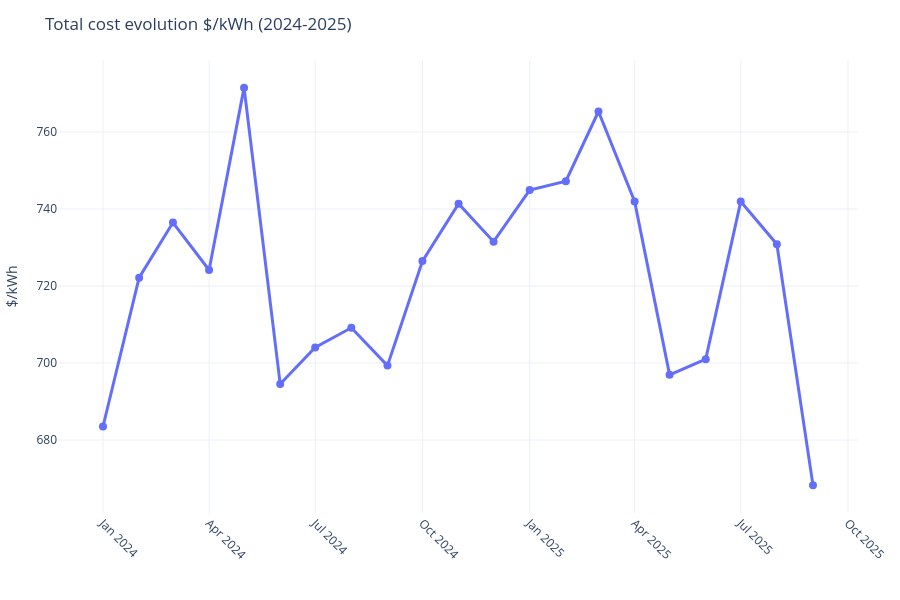

The notebook cell saved with this chart:
### Code cell
# Data
data = df.groupby(['date'])['total_c_kWh'].mean().reset_index()

# JEKYLL_INCLUDE: plotly-q5-overall-evolution.html
# Plotly interactive version
fig1 = px.line(
    data,
    x='date',
    y='total_c_kWh',
    markers=True,
    title='Total cost evolution $/kWh (2024-2025)',
    labels={'total_c_kWh': '$/kWh', 'date': ''},
    hover_data={'total_c_kWh': ':.2f'}
)

fig1.update_layout(
    xaxis_tickangle=45,
    template='plotly_white',
    height=600,
    hovermode='x unified',
    legend_title_text='',
    margin=dict(l=40, r=40, t=60, b=60)
)

fig1.update_traces(line=dict(width=3), marker=dict(size=8))

# Export for Jekyll
fig1.write_html(
    "../_includes/posts/electricity-rates/plotly-q5-overall-evolution.html",
    full_html=False,
    include_plotlyjs="cdn"
)

fig1.show()   # ← previews interactively in the notebook

### Figure 1 — Plotly figure (JSON) as saved in the notebook; plotly's stock layout.template omitted (floating-point values rounded to 4 significant figures)
{"data": [{"hovertemplate": "=%{x}<br>$/kWh=%{y:.2f}<extra></extra>", "legendgroup": "", "line": {"color": "#636efa", "dash": "solid", "width": 3}, "marker": {"size": 8, "symbol": "circle"}, "mode": "lines+markers", "name": "", "orientation": "v", "showlegend": false, "type": "scatter", "x": ["2024-01-01T00:00:00.000000", "2024-02-01T00:00:00.000000", "2024-03-01T00:00:00.000000", "2024-04-01T00:00:00.000000", "2024-05-01T00:00:00.000000", "2024-06-01T00:00:00.000000", "2024-07-01T00:00:00.000000", "2024-08-01T00:00:00.000000", "2024-09-01T00:00:00.000000", "2024-10-01T00:00:00.000000", "2024-11-01T00:00:00.000000", "2024-12-01T00:00:00.000000", "2025-01-01T00:00:00.000000", "2025-02-01T00:00:00.000000", "2025-03-01T00:00:00.000000", "2025-04-01T00:00:00.000000", "2025-05-01T00:00:00.000000", "2025-06-01T00:00:00.000000", "2025-07-01T00:00:00.000000", "2025-08-01T00:00:00.000000", "2025-09-01T00:00:00.000000"], "xaxis": "x", "y": [683.5, 722.2, 736.5, 724.2, 771.5, 694.5, 704.1, 709.2, 699.3, 726.5, 741.4, 731.5, 744.9, 747.2, 765.3, 742.0, 696.9, 701.0, 741.9, 730.9, 668.2], "yaxis": "y"}], "layout": {"height": 600, "hovermode": "x unified", "legend": {"title": {"text": ""}, "tracegroupgap": 0}, "margin": {"b": 60, "l": 40, "r": 40, "t": 60}, "title": {"text": "Total cost evolution $/kWh (2024-2025)"}, "xaxis": {"anchor": "y", "domain": [0, 1], "tickangle": 45, "title": {"text": ""}}, "yaxis": {"anchor": "x", "domain": [0, 1], "title": {"text": "$/kWh"}}}}
